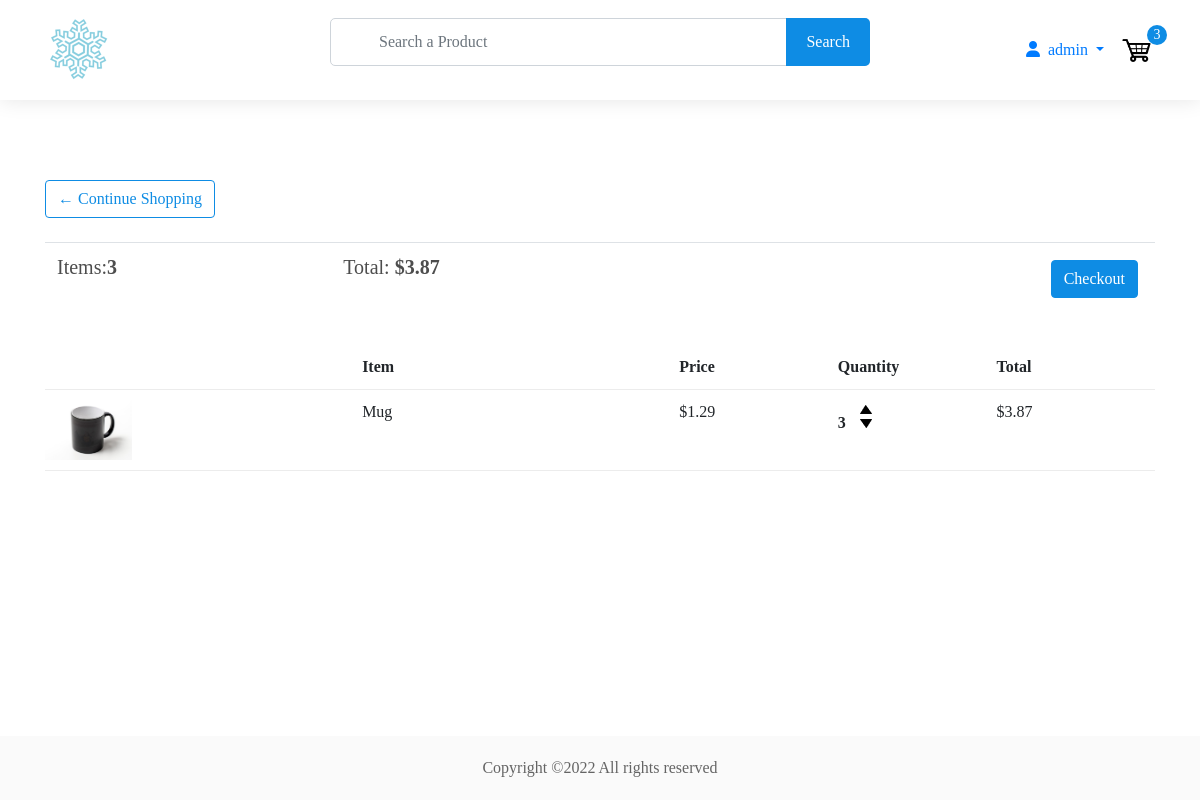
/cart/ (signed in), run on an earlier commit of the app's database.
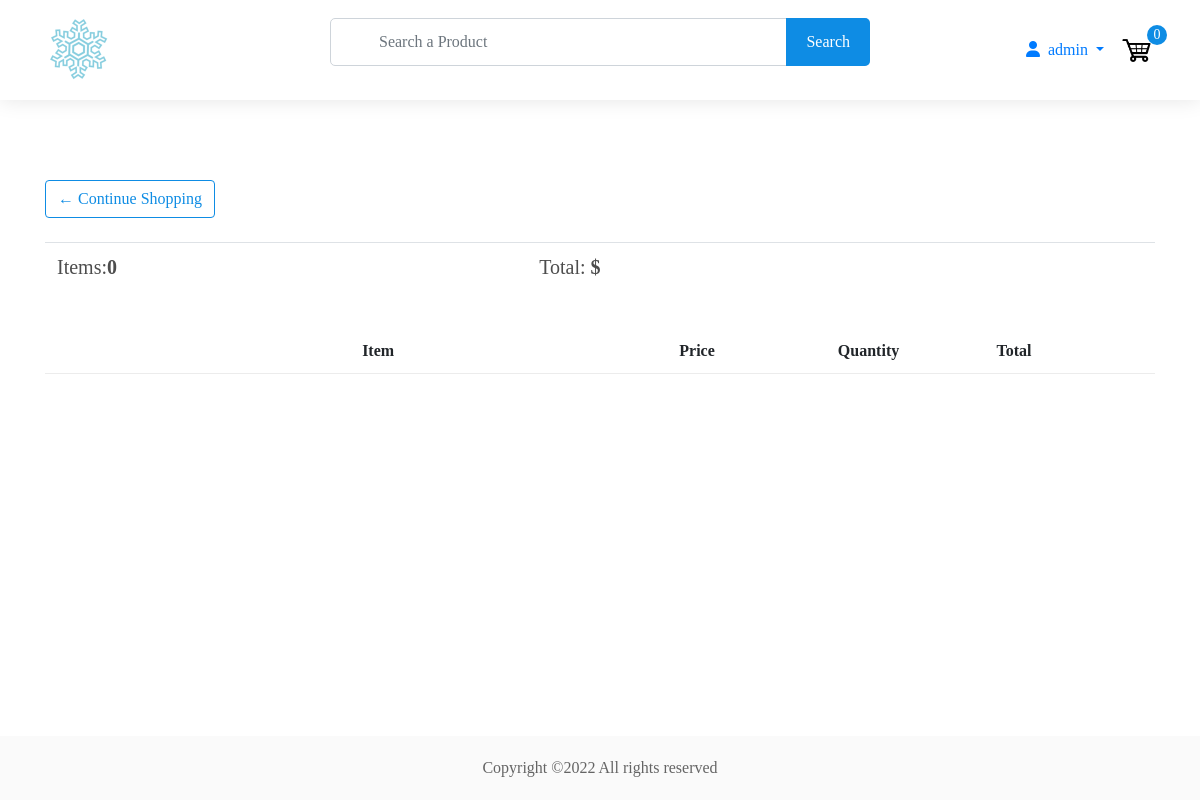
And on a later commit of the database.
### store/models.py (models this page shows, shortened)
class Order(models.Model):
    customer = models.ForeignKey(
        Customer, on_delete=models.CASCADE, blank=True, null=True
    )
    items = models.ManyToManyField(OrderItem)
    date_orderd = models.DateTimeField(auto_now_add=True)
    ordered = models.BooleanField(default=False, null=False, blank=False)
    being_delivered = models.BooleanField(default=False)
    transaction_id = models.CharField(max_length=200, null=True)
    total_price = models.FloatField(max_length=200, null=True)  # added
    sphipping_address = models.ForeignKey(
        "ShippingAddress", on_delete=models.SET_NULL, blank=True, null=True
    )
    payment = models.ForeignKey(
        "Payment", on_delete=models.SET_NULL, blank=True, null=True
    )
    def get_total(self):
        total = 0
        for order_items in self.items.all():
            total = total + order_items.get_total_item_price
        return total
    @property
    def get_cart_items(self):
        total = 0
        for order_item in self.items.all():
            total += order_item.quantity
        return total

class OrderItem(models.Model):
    customer = models.ForeignKey(
        Customer, on_delete=models.CASCADE, blank=True, null=True
    )
    product = models.ForeignKey(Product, on_delete=models.CASCADE, null=True)
    quantity = models.IntegerField(default=0, null=True, blank=True)
    ordered = models.BooleanField(default=False)
    @property
    def get_total_item_price(self):
        total = self.product.price * self.quantity
        return total

class Product(models.Model):
    name = models.CharField(max_length=200, null=True)
    price = models.DecimalField(max_digits=7, decimal_places=2)
    digital = models.BooleanField(default=False, null=True, blank=False)
    image = models.ImageField(null=True, blank=True)
    status = models.BooleanField(default=False, null=True, blank=False)  # changed
    description = models.TextField(max_length=1000, null=True, blank=True)  # added
    @property
    def imageURL(self):
        try:
            url = self.image.url
        except:
            url = ""
        return url

### store/views.py (the view)
# urls.py: path("cart/", views.cart, name="cart"),
@login_required(login_url="login")
def cart(request):
    try:
        customer = get_object_or_404(Customer, user=request.user)
        order = Order.objects.get(customer=customer, ordered=False)
        context = {"object": order}
        return render(request, "store/cart.html", context)
    except ObjectDoesNotExist:
        messages.warning(request, "You do not have an active order")
        context = {}
        return render(request, "store/cart.html", context)

### context_processors/context_processors.py (called while the page is built, shortened)
def total_cart_items(request):
    if request.user.is_authenticated:
        customer = Customer.objects.filter(user=request.user).first()
        if customer is None:
            return {"totalCartItems": 0}
        order = Order.objects.filter(customer=customer, ordered=False).first()
        if order is None:
            return {"totalCartItems": 0}
        cartItems = order.get_cart_items
    return {"totalCartItems": cartItems}

### store/templates/store/cart.html
{% extends 'store/header.html' %}
{% load static %}
{% block content %}
	<section>
		<div class="container">
			<div class="row">
				<div class="col-lg-12">
					<div class="box-element">
						<a  class="btn btn-outline-primary" href="{% url 'store' %}">&#x2190; Continue Shopping</a>
						<br>
						<br>
						<table class="table">
							<tr>
								<th><h5>Items:<strong>{{totalCartItems}}</strong></h5></th>
								<th><h5>Total:<strong> ${{object.get_total}}</strong></h5></th>
								<th>
									{% if object.get_total %}
									<a  style="float:right; margin:5px;" class="btn btn-primary" href="{% url 'checkout' %}">Checkout</a>
									{% endif %}
								</th>
							</tr>
						</table>
					</div>
					<br>
					<div class="box-element">
						<div class="cart-row">
							<div style="flex:2"></div>
							<div style="flex:2"><strong>Item</strong></div>
							<div style="flex:1"><strong>Price</strong></div>
							<div style="flex:1"><strong>Quantity</strong></div>
							<div style="flex:1"><strong>Total</strong></div>
						</div>
						{% for item in object.items.all %}
						<div class="cart-row">
							<div style="flex:2"><img class="row-image" src="{{item.product.imageURL}}"></div>
							<div style="flex:2"><p>{{item.product.name}}</p></div>
							<div style="flex:1"><p>${{item.product.price|floatformat:2}}</p></div>
							<div style="flex:1">
								<p class="quantity">{{item.quantity}}</p>
								<div class="quantity">
									<a href="{% url 'add_to_cart' item.product.id %}"><img class="chg-quantity" src="{% static  'images/arrow-up.png' %}"></a>
									<a href="{% url 'remove_from_cart' item.product.id %}"><img class="chg-quantity" src="{% static  'images/arrow-down.png' %}"></a>
								</div>
							</div>
							<div style="flex:1"><p>${{item.get_total_item_price}}</p></div>
						</div>
						{% endfor %}
					</div>
				</div>
			</div>
		</div>
	</section>
{% endblock content %}

### store/templates/store/header.html (shortened to what this page needs)
<!DOCTYPE html>
{% load static %}
<html>
    <head>
        <link
            rel="stylesheet"
            href="https://stackpath.bootstrapcdn.com/bootstrap/4.4.1/css/bootstrap.min.css"
        />
        <link
            rel="stylesheet"
            type="text/css"
            href="{% static 'css/style.css' %}"
        />
        <link rel="stylesheet" type="text/css" href="{% static 'css/payment_alert.css' %}">
        <link rel="stylesheet" href="https://cdnjs.cloudflare.com/ajax/libs/lightgallery/2.3.0/css/lightgallery-bundle.min.css" />
        <link
        rel="stylesheet"
        href="https://unpkg.com/@trevoreyre/autocomplete-js/dist/style.css"
        />
        <link rel='stylesheet' href='https://maxcdn.bootstrapcdn.com/font-awesome/4.5.0/css/font-awesome.min.css' >
    </head>
    <body>
        <div id="page-container">
            <header>
                <div class="container">
                    <div class="row align-items-center">
                        <div class="col-6 col-lg-3 order-1">
                            <a href="{% url 'store' %}" class="logo mr-5">
                                <img src="{% static 'images/logo-1.png' %}" />
                            </a>
                        </div>
                        <div class="col-lg-6 order-3 order-lg-2 mt-2 mt-lg-0">
                            <form id="autocomplete" class="autocomplete" action="/search" method="get">
                                <div class="form-group mb-0">
                                    <input type="text" class="autocomplete-input form-control sm-2 mr-5 pl-5" name="search" placeholder="Search a Product">
                                </div>
                                <button type="submit">Search</button>
                            </form>
                        </div>
                        <div class="col-6 col-lg-3 order-2 order-lg-3">
                            <div class="header-right d-flex align-items-center justify-content-end">
                                {% if request.user.is_authenticated %}
                                    <div class="dropdown">
                                        <a href="#" class="dropdown-toggle" data-toggle="dropdown" aria-haspopup="true" aria-expanded="false">
                                            <i class="fa fa-user mr-2"></i>{{request.user}}
                                        </a>
                                    </div>
                                {% else %}
                                    <a href="{% url 'login' %}" class="btn btn-outline-primary">Login</a>
                                {% endif %}
                                <div class="cart ml-3">
                                    <a href="{% url 'cart' %}">
                                        <img src="{% static 'images/cart.png' %}" />
                                    </a>
                                    <p>{{totalCartItems}}</p>
                                </div>
                            </div>
                        </div>
                    </div>
                </div>
            </header>
            <div id="content-wrap">
                {% block content %}
                {% endblock content %}
            </div>
            <footer>
                <div class="container text-center">
                    <p>Copyright ©2022 All rights reserved</p>
                </div>
            </footer>
        </div>
    </body>
</html>

What changed in the data, as far as the page shows it:
no longer on this page (row edited): Order: get_total "3.87"
no longer on this page (row unchanged): OrderItem: product.imageURL (picture), product.name "Mug", product.price "1.29", quantity "3", get_total_item_price "3.87"
Also different on the page:
{{ totalCartItems }}: "3" → "0"
text no longer shown: "Checkout"
